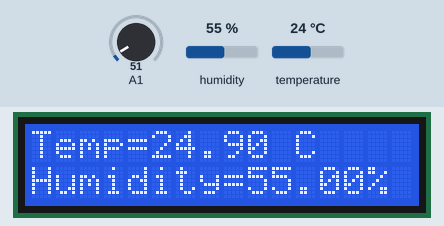
The sketch below on a simulated Arduino Uno, built with avr-gcc and run on an emulated ATmega328P. Shown: 16×2 character LCD. The test bench sets the inputs (shaded band); at power-on: humidity 55 %, A1 = 51, temperature 24 °C.

Above: at 1.2 s.
1.3 s: humidity set to 22 %
At 3.4 s:
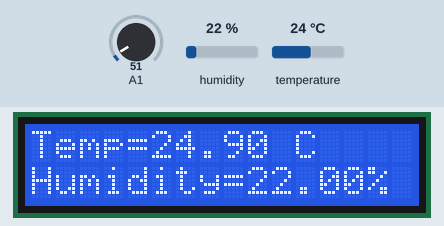
3.7 s: A1 set to 61
At 5.1 s:
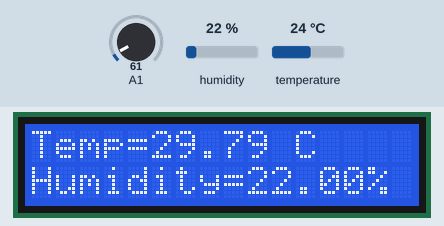
5.8 s: humidity set to 40 %
At 6.8 s:
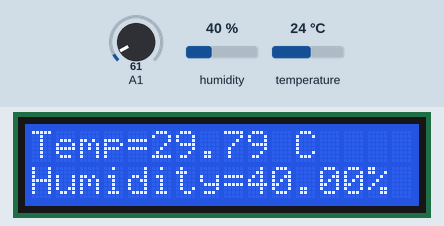
7.9 s: A1 set to 71
At 9.7 s:
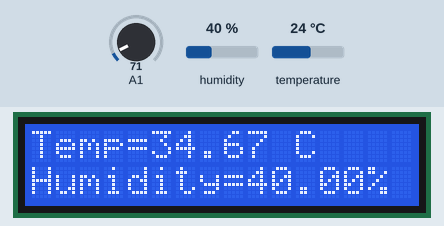
10.0 s: humidity set to 68 %
At 11.4 s:
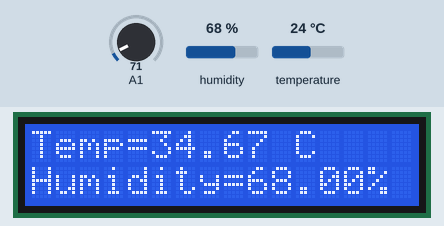
12.1 s: A1 set to 86
At 13.1 s:
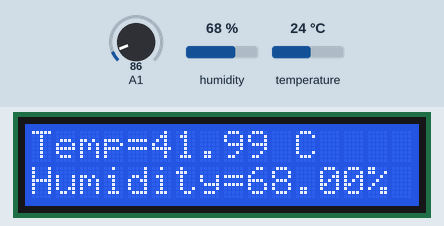
Timing chart, 0 to 15.1 s (numbered marks = the images above; inputs shaded):
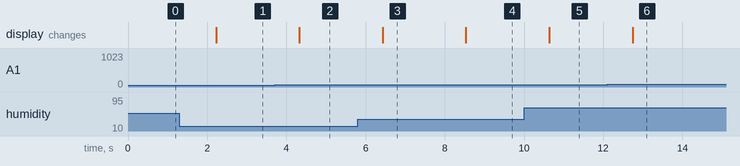

The sketch:

temp_Humidity.ino
```cpp
#include <Wire.h>
#include <LiquidCrystal_I2C.h>

/*******************************************************************
                        CONNECTIONS
   Analog Pin A0 as the input pin for humidity sensor.
   Analog Pin A1 as the input pin for temperature sensor.
   Analog Pin A4 connected to SDA of I2C Module.
   Analog Pin A5 connected to SCL of I2C Module.

   GND & 5V to respective Ground and VCC.

 *******************************************************************/

/*******************************************************************
                         PART NAME
    Temperature Sensor --> LM35.
    Humidity Sensor -----> DHT11.
    16 x 2 LCD Module.
    I2C Module.

 *******************************************************************/


// Set the LCD address to 0x27 for a 16 chars and 2 line display
LiquidCrystal_I2C lcd(0x27, 16, 2);

#include<dht.h>
dht DHT;
void setup()
{
  Serial.begin(9600);
  pinMode(A1,INPUT);
  lcd.begin();

  // Turn on the blacklight and print a message.
  lcd.backlight();
  lcd.setCursor(0,0);
  lcd.print("Welcome");

}
void loop()
{
  lcd.setCursor(0,0);
  float f;
  f=analogRead(A1);
  f=(5*f*100/1024);
  DHT.read11(A0);
  lcd.print("Temp=");
  lcd.print(f,2);
  lcd.print(" C ");
  lcd.setCursor(0,1);
  lcd.print("Humidity=");
  lcd.print(DHT.humidity);
  lcd.print("%");
  delay(1000);
}
```

Measured:
- after the input at 1.3 s, the display: changes after 0.93 s (image 1)
- after the input at 3.7 s, the display: changes after 0.63 s (image 2)
- after the input at 5.8 s, the display: changes after 0.63 s (image 3)
- after the input at 7.9 s, the display: changes after 0.63 s (image 4)
- after the input at 10.0 s, the display: changes after 0.64 s (image 5)
- after the input at 12.1 s, the display: changes after 0.64 s (image 6)
